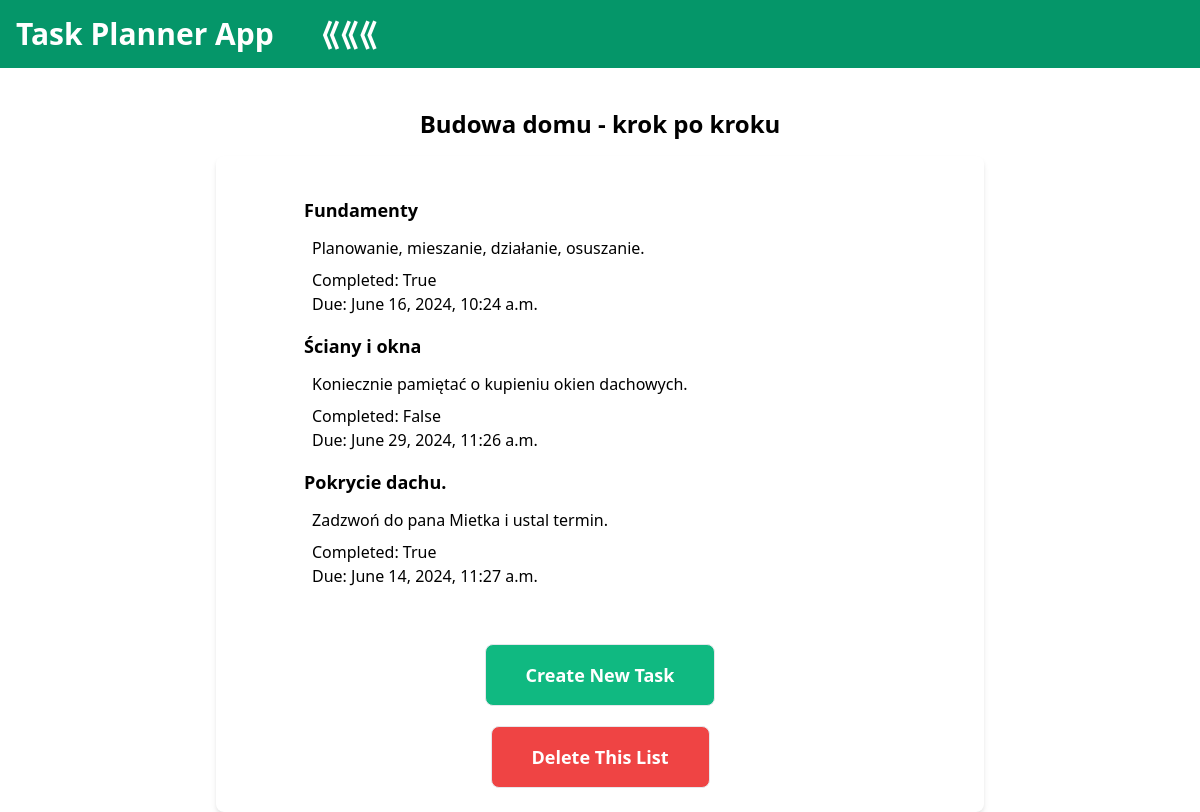
/2, run on the app's committed database.
### tasks_app/models.py (models this page shows)
class TaskList(models.Model):
    name = models.CharField(max_length=100)

class TaskItem(models.Model):
    task_list   = models.ForeignKey(TaskList, on_delete=models.CASCADE)
    name        = models.CharField(max_length=100, blank=False)
    description = models.CharField(max_length=100)
    complete    = models.BooleanField(default=False)
    due_date    = models.DateTimeField()

### tasks_app/views.py (the view)
# urls.py: path('<int:id>', views.getlist, name="get_list"),
def getlist(request,id):
    task_list = TaskList.objects.get(id=id)
    items = TaskItem.objects.filter(task_list__id=id)
    return render(request, 'list_details.html', {"list": task_list, "items":items})

### templates/list_details.html
{% extends "base.html" %}
{% block content %}
<p class="text-2xl font-semibold mb-4">{{ list.name }}</p>
<div class="max-w-3xl mx-auto bg-white p-6 rounded-lg shadow-md flex flex-col">
    <ul>
    {% for item in items %}
        <li class="m-4 transition-transform transform hover:scale-105 text-left px-10">
            <a href="./{{list.id}}/{{item.id}}">
                <div class="px-2 text-lg font-semibold mb-3">{{item.name}}</div>
                <div class="px-4 mb-2">{{ item.description }}</div>
                <div class="px-4">Completed: {{ item.complete }}</div>
                <div class="px-4">Due: {{item.due_date}}</div>
            </a>
        </li>
    {% endfor %}
    </ul>
    <button class="bg-green-500 mx-auto text-lg text-white font-semibold mt-10 p-4 px-10 border rounded-lg transition-transform transform hover:bg-green-700">
        <a href='{{list.id}}/create_task'>Create New Task</a>
    </button>
    <button class="bg-red-500 mx-auto text-lg text-white font-semibold mt-5 p-4 px-10 border rounded-lg transition-transform transform hover:bg-red-700">
        <a href='{{list.id}}/delete_list'>Delete This List</a>
    </button>
</div>
{% endblock %}

### data on the page
TaskList: name "Budowa domu - krok po kroku"
TaskItem: name "Fundamenty", description "Planowanie, mieszanie, działanie, osuszanie.", complete "True", due_date "June 16, 2024, 10:24 a.m."
TaskItem: name "Ściany i okna", description "Koniecznie pamiętać o kupieniu okien dachowych.", complete "False", due_date "June 29, 2024, 11:26 a.m."
TaskItem: name "Pokrycie dachu.", description "Zadzwoń do pana Mietka i ustal termin.", complete "True", due_date "June 14, 2024, 11:27 a.m."
